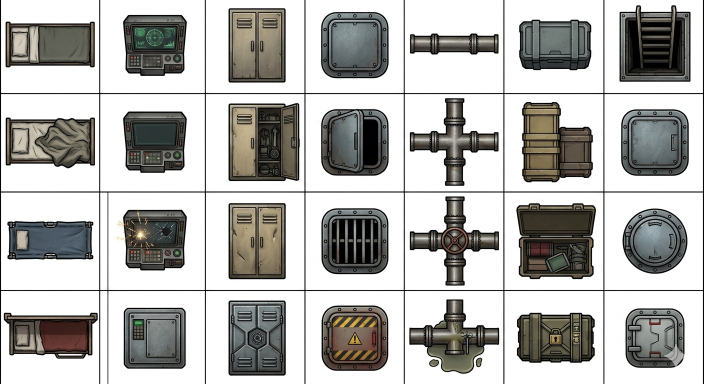
#> input picture Gemini_Generated_Image_2m932e2m932e2m93.png, 1408 x 768 px (shown at 1/2 size); its folder holds only this picture in this run
$ python clean_stamp_backgrounds.py .
#> lines starting #> are read from the running program, lines starting #| are printed output that depends on the picture; after the words box and inside, x2 and y2 are one past the last pixel; in counts of white or black regions, pixels touching at a corner belong together
#!/usr/bin/env -S uv run --script
# /// script
# requires-python = ">=3.11"
# dependencies = ["pillow", "numpy"]
# ///
"""Remove missed white-background pixels from extracted stamps.

`extract_stamps.py` uses connected-components on a not-gutter mask
to carve stamps out of their source grid. When the gutter color
detection misses pixels (typical with light-toned subjects on
near-white grids), small white regions inside the alpha-opaque area
remain — these are visible as white halos / blobs around object
edges or speckles on the stamp surface.

This script flood-fills from the image edges + existing transparent
regions inward, marking any white-ish pixel reachable that way as
background (alpha=0). White pixels SURROUNDED by non-white pixels
(legitimate white features on the object) stay opaque.

Tunables:
  --white-threshold  channel value (0-255) at which a pixel is
                     considered "near white". Default 235.
  --max-flood-area   guardrail: refuse to clear a flood region that
                     covers more than this fraction of the image
                     (prevents wiping out a legitimately white
                     subject). Default 0.35.
  --dry-run          report changes per file without writing.

Usage:
  uv run clean_stamp_backgrounds.py stamps
  uv run clean_stamp_backgrounds.py stamps --dry-run
"""
from __future__ import annotations

import argparse
import sys
from collections import deque
from pathlib import Path

import numpy as np
from PIL import Image


def _label_components(mask: np.ndarray) -> tuple[np.ndarray, int]:
    """8-connected component labeling on a boolean mask. Returns
    (labels, count) where labels is an int array (0 = background) and
    count is the number of components. Pure-numpy BFS — avoids the
    scipy dependency.
    """
    h, w = mask.shape
    labels = np.zeros((h, w), dtype=np.int32)
    next_label = 0
    ys, xs = np.where(mask)
    for y, x in zip(ys, xs):
        if labels[y, x] != 0:
            continue
        next_label += 1
        stack: list[tuple[int, int]] = [(y, x)]
        while stack:
            cy, cx = stack.pop()
            if labels[cy, cx] != 0 or not mask[cy, cx]:
                continue
            labels[cy, cx] = next_label
            for dy in (-1, 0, 1):
                for dx in (-1, 0, 1):
                    if dy == 0 and dx == 0:
                        continue
                    ny, nx = cy + dy, cx + dx
                    if (0 <= ny < h and 0 <= nx < w
                            and labels[ny, nx] == 0 and mask[ny, nx]):
                        stack.append((ny, nx))
    return labels, next_label


def find_background_mask(arr: np.ndarray, white_thresh: int,
                         pure_white_thresh: int,
                         min_interior_blob: int) -> np.ndarray:
    """Combine two passes:

    1. Edge-connected near-white flood (white_thresh). Catches halos
       around the stamp boundary, gutter pixels that bled through,
       and any opaque whitish region that connects via 8-neighbour
       chain to an image edge or to existing transparent pixels.

    2. Interior pure-white blob detection (pure_white_thresh,
       min_interior_blob). Catches isolated holes inside the stamp
       body — gutter color that was bounded by the subject and
       wasn't reachable from the edge. Default threshold is exact
       #FFF (255 on all channels) per the 2026-05-11 operator
       directive — anything less strict risks clearing legitimate
       cream / eggshell / off-white highlights. Minimum size is
       3×3 (9 px).

    Returns a boolean mask of pixels to clear (set alpha = 0).
    """
    h, w = arr.shape[:2]
    r, g, b, a = arr[..., 0], arr[..., 1], arr[..., 2], arr[..., 3]
    is_whiteish = (r >= white_thresh) & (g >= white_thresh) & (b >= white_thresh)
    is_pure_white = ((r >= pure_white_thresh)
                     & (g >= pure_white_thresh)
                     & (b >= pure_white_thresh))
    is_transparent = a < 16
    is_opaque = ~is_transparent

    # ── Pass 1: edge-connected near-white flood ────────────────────
    visited = np.zeros((h, w), dtype=bool)
    queue: deque[tuple[int, int]] = deque()
    ty, tx = np.where(is_transparent)
    for y, x in zip(ty, tx):
        visited[y, x] = True  # transparent pixels are seeds, not clear targets

    def add_seed(y: int, x: int) -> None:
        if 0 <= y < h and 0 <= x < w and not visited[y, x] and is_whiteish[y, x]:
            visited[y, x] = True
            queue.append((y, x))

    for x in range(w):
        add_seed(0, x)
        add_seed(h - 1, x)
    for y in range(h):
        add_seed(y, 0)
        add_seed(y, w - 1)
    for y, x in zip(ty, tx):
        for dy, dx in ((-1, 0), (1, 0), (0, -1), (0, 1)):
            add_seed(y + dy, x + dx)

    while queue:
        y, x = queue.popleft()
        for dy in (-1, 0, 1):
            for dx in (-1, 0, 1):
                if dy == 0 and dx == 0:
                    continue
                ny, nx = y + dy, x + dx
                if (0 <= ny < h and 0 <= nx < w and not visited[ny, nx]
                        and is_whiteish[ny, nx]):
                    visited[ny, nx] = True
                    queue.append((ny, nx))

    edge_mask = visited & is_whiteish & is_opaque

    # ── Pass 2: interior pure-white blobs ≥ min_interior_blob ──────
    # Label all pure-white opaque pixels NOT already in the edge mask
    # (those are handled by Pass 1). Components with area at or above
    # the threshold are flagged as background holes.
    interior_candidates = is_pure_white & is_opaque & ~edge_mask
    interior_mask = np.zeros((h, w), dtype=bool)
    if interior_candidates.any():
        labels, n = _label_components(interior_candidates)
        if n > 0:
            sizes = np.bincount(labels.ravel())  # index 0 = background
            big_labels = np.where(sizes >= min_interior_blob)[0]
            big_labels = big_labels[big_labels != 0]
            if big_labels.size:
                interior_mask = np.isin(labels, big_labels)

    return edge_mask | interior_mask


def process(path: Path, white_thresh: int, pure_white_thresh: int,
            min_interior_blob: int, max_frac: float,
            dry_run: bool) -> tuple[bool, int, str]:
    try:
        im = Image.open(path).convert("RGBA")
    except Exception as e:
        return (False, 0, f"open-fail: {type(e).__name__}")
    arr = np.array(im)
    h, w = arr.shape[:2]
    mask = find_background_mask(arr, white_thresh, pure_white_thresh,
                                min_interior_blob)
    cleared = int(mask.sum())
    if cleared == 0:
        return (False, 0, "clean")
    if cleared / (h * w) > max_frac:
        return (False, cleared, f"refused (flood {cleared/(h*w):.0%} > {max_frac:.0%})")
    if dry_run:
        return (True, cleared, "would-clear")
    arr[..., 3][mask] = 0
    Image.fromarray(arr, "RGBA").save(path, optimize=True)
    return (True, cleared, "cleared")


def main() -> int:
    ap = argparse.ArgumentParser(description=__doc__,
                                 formatter_class=argparse.RawDescriptionHelpFormatter)
    ap.add_argument("target", type=Path, help="folder of PNGs (or a single PNG)")
    ap.add_argument("--white-threshold", type=int, default=235,
                    help="edge-flood near-white threshold (Pass 1)")
    ap.add_argument("--pure-white-threshold", type=int, default=255,
                    help="interior pure-white blob threshold (Pass 2). "
                         "Default 255 = exact #FFF only, per operator "
                         "directive. Raise above 255 to disable Pass 2; "
                         "lower at your own risk (can clear legitimate "
                         "cream/eggshell highlights).")
    ap.add_argument("--min-interior-blob", type=int, default=9,
                    help="minimum interior pure-white blob size to clear "
                         "(default 9 = 3x3 px, per operator heuristic)")
    ap.add_argument("--max-flood-area", type=float, default=0.35)
    ap.add_argument("--dry-run", action="store_true")
    ap.add_argument("--min-cleared", type=int, default=5,
                    help="don't report files with fewer than this many cleared pixels")
    args = ap.parse_args()

    if args.target.is_file():
        targets = [args.target]
    else:
        targets = sorted(args.target.rglob("*.png"))

    changed = 0
    total_cleared = 0
    refused = 0
    for p in targets:
        ok, cleared, status = process(
            p, args.white_threshold, args.pure_white_threshold,
            args.min_interior_blob, args.max_flood_area, args.dry_run)
#> in process, im is the input picture: PIL image 1408x768 RGBA; mean R, G, B, A 180.5, 179.9, 177.3, 255
#> in find_background_mask, `r, g, b, a = arr[..., 0], arr[..., 1], arr[..., 2], arr[..., 3]`:
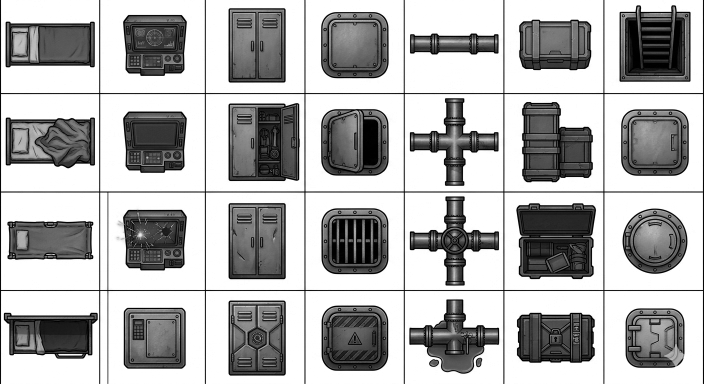
#> b: shape (768, 1408) (shown at 1/2 size); min 0, max 255, mean 177.3
#> in find_background_mask, `is_whiteish = (r >= white_thresh) & (g >= white_thresh) & (b >= white_..`:
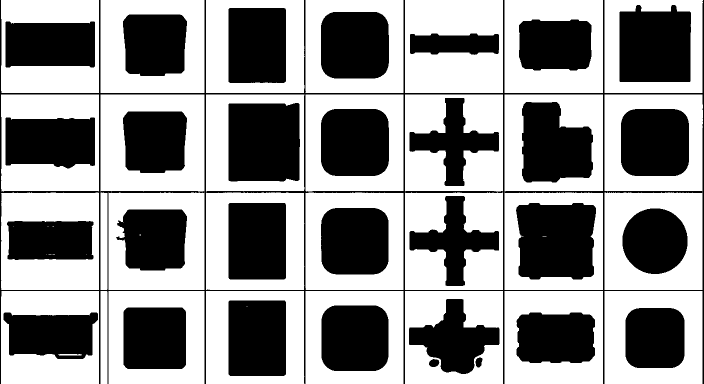
#> is_whiteish: shape (768, 1408) bool (shown at 1/2 size); 56.7% white; 31 black regions, largest, box (x1, y1, x2, y2) and area: (0, 0, 1408, 768) 30730, (457, 206, 600, 363) 21956, (1032, 406, 1192, 559) 21938
#> in find_background_mask, `is_pure_white = ((r >= pure_white_thresh) & (g >= pure_white_thresh) &..`:
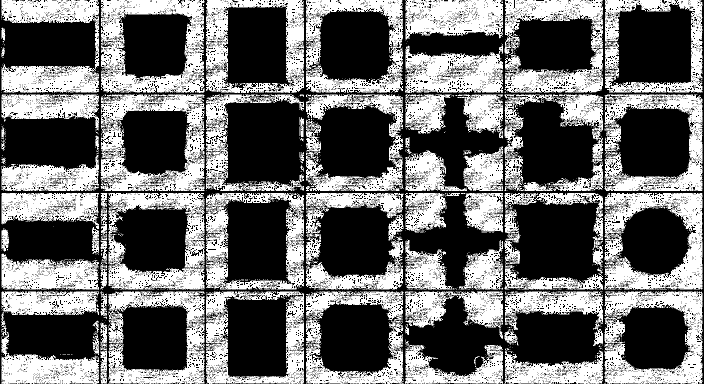
#> is_pure_white: shape (768, 1408) bool (shown at 1/2 size); 42.3% white; 1188 white regions (1101 under 20 px), largest, box (x1, y1, x2, y2) and area: (1209, 386, 1405, 579) 19288, (201, 189, 409, 382) 19228, (202, 0, 409, 186) 19105
#> in find_background_mask, `ty, tx = np.where(is_transparent)`: ty = empty array
#> after the loop in find_background_mask, `while queue:`:
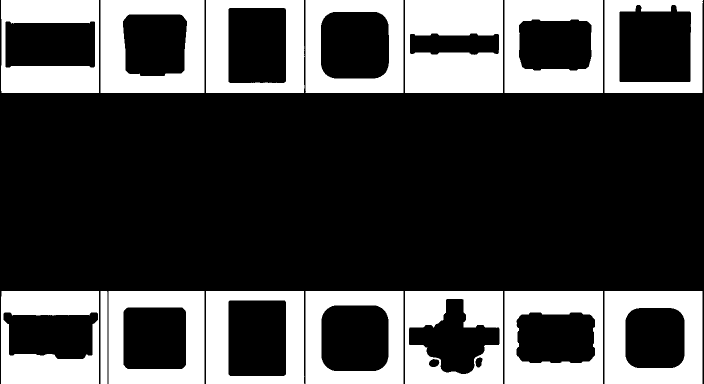
#> visited: shape (768, 1408) bool (shown at 1/2 size); 28.1% white; 15 white regions, largest, box (x1, y1, x2, y2) and area: (810, 0, 1006, 186) 30063, (201, 0, 409, 186) 24220, (1209, 582, 1405, 768) 23007
#> in find_background_mask, `interior_candidates = is_pure_white & is_opaque & ~edge_mask`:
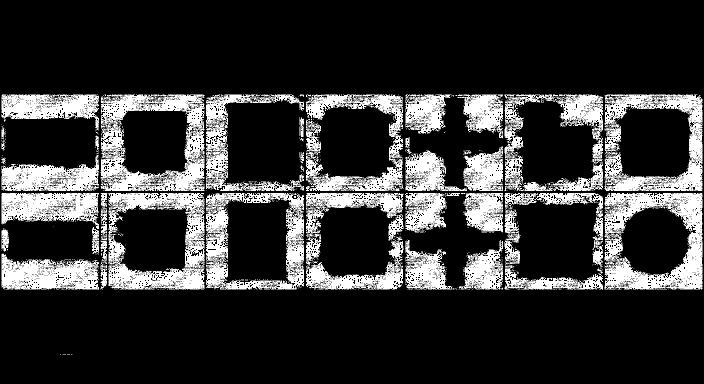
#> interior_candidates: shape (768, 1408) bool (shown at 1/2 size); 20.6% white; 747 white regions (693 under 20 px), largest, box (x1, y1, x2, y2) and area: (1209, 386, 1405, 579) 19288, (201, 189, 409, 382) 19228, (217, 386, 409, 579) 16872
#> the loop in _label_components, `for y, x in zip(ys, xs):` made 223004 passes
#> x on passes 2 to 4: 5, 6, 7
#> after the loop in _label_components, `for y, x in zip(ys, xs):`:
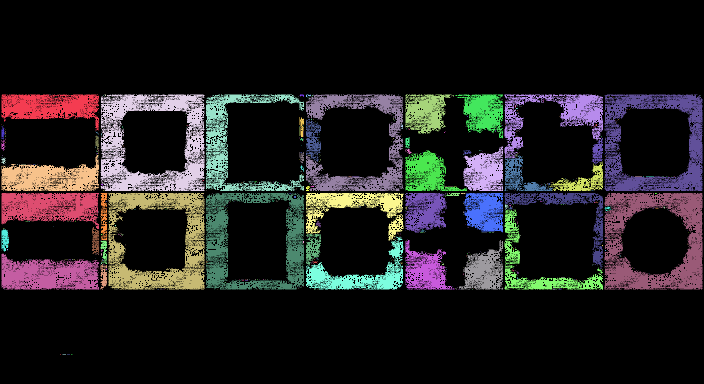
#> labels: shape (768, 1408) int32 (shown at 1/2 size); 748 distinct labels, from 0 to 747; one colour per label, 0 black
#> after the loop in _label_components, `for y, x in zip(ys, xs):`: next_label = 747
#> in find_background_mask, `sizes = np.bincount(labels.ravel())`: sizes = 748 values, max 858340 at index 0, min 1 at index 6, mean 1445.6
#> in find_background_mask, `big_labels = np.where(sizes >= min_interior_blob)[0]`: big_labels = 85 values from 0 to 708
#> in find_background_mask, `big_labels = big_labels[big_labels != 0]`: big_labels = 84 values from 1 to 708
#> in find_background_mask, `return edge_mask | interior_mask`:
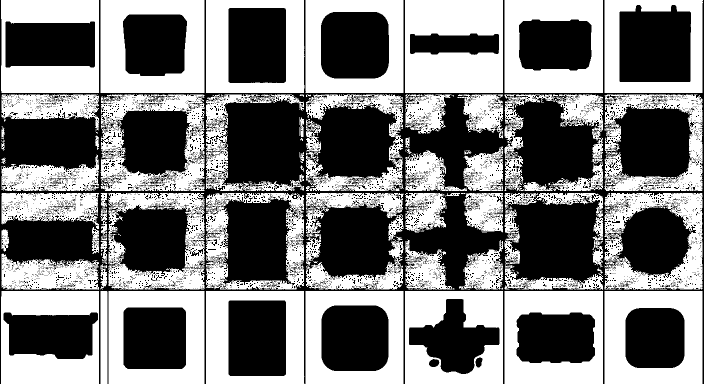
#> returned value: shape (768, 1408) bool (shown at 1/2 size); 48.6% white; 99 white regions (30 under 20 px), largest, box (x1, y1, x2, y2) and area: (810, 0, 1006, 186) 30063, (201, 0, 409, 186) 24220, (1209, 582, 1405, 768) 23007
#> in process, `cleared = int(mask.sum())`: cleared = 525986
#> ok = False; cleared = 525986; status = 'refused (flood 49% > 35%)'
        if status == "clean":
            continue
        if cleared >= args.min_cleared:
            print(f"  {p.name}: {cleared} px {status}")
#|   Gemini_Generated_Image_2m932e2m932e2m93.png: 525986 px refused (flood 49% > 35%)
        if ok:
            changed += 1
            total_cleared += cleared
        if "refused" in status:
            refused += 1

    mode = "would-clear" if args.dry_run else "cleared"
    print(f"\n[done] {changed}/{len(targets)} files {mode}, "
          f"{total_cleared} total px, {refused} refused (would exceed max-flood-area)")
    return 0


if __name__ == "__main__":
    sys.exit(main())
#> (the program exits here)

$ run again, on Gemini_Generated_Image_6ackq86ackq86ack.png
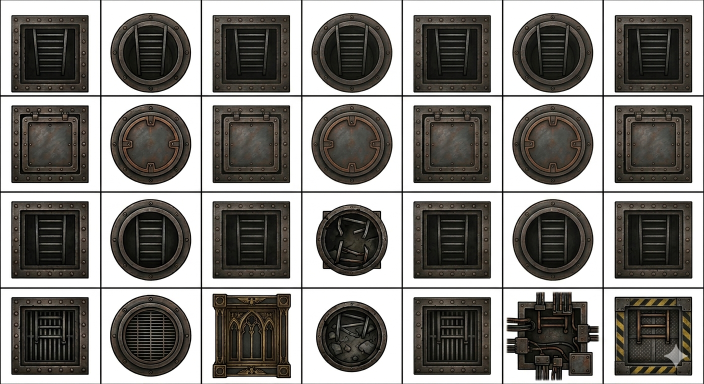
#> input picture Gemini_Generated_Image_6ackq86ackq86ack.png, 1408 x 768 px (shown at 1/2 size)
#> in process, im is the input picture: PIL image 1408x768 RGBA; mean R, G, B, A 131, 128.7, 124.7, 255
#> a: shape (768, 1408); every value is 255
#> is_whiteish: shape (768, 1408) bool; 37.8% white; 29 white regions (1 under 20 px), largest, box (x1, y1, x2, y2) and area: (605, 578, 803, 767) 21377, (605, 386, 803, 574) 20355, (203, 1, 401, 190) 16987
#> is_pure_white: shape (768, 1408) bool; 21.9% white; 3080 white regions (2924 under 20 px), largest, box (x1, y1, x2, y2) and area: (606, 581, 803, 766) 14607, (605, 389, 803, 574) 12965, (204, 2, 399, 188) 10593
#> is_transparent: shape (768, 1408) bool; every value is 0
#> is_opaque: shape (768, 1408) bool; every value is 1
#> ty = empty array
#> the loop in _label_components, `for y, x in zip(ys, xs):` made 236972 passes
#> (y, x) on passes 1 to 3: (1, 361), (1, 801), (1, 802)
#> after the loop in _label_components, `for y, x in zip(ys, xs):`:
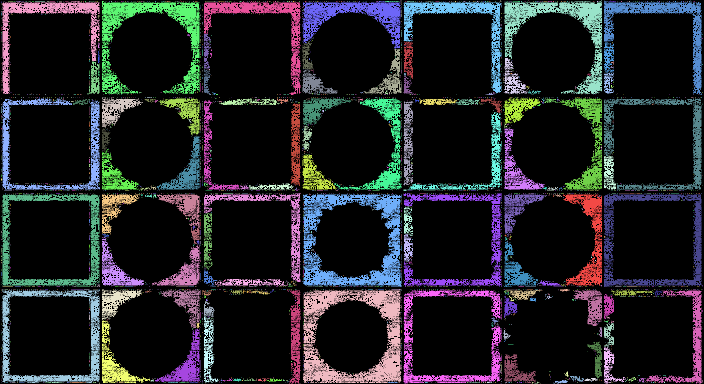
#> labels: shape (768, 1408) int32 (shown at 1/2 size); 3081 distinct labels, from 0 to 3080; one colour per label, 0 black
#> after the loop in _label_components, `for y, x in zip(ys, xs):`: next_label = 3080
#> sizes = 3081 values, max 844372 at index 0, min 1 at index 4, mean 351
#> in find_background_mask, `big_labels = np.where(sizes >= min_interior_blob)[0]`: big_labels = 303 values from 0 to 3056
#> in find_background_mask, `big_labels = big_labels[big_labels != 0]`: big_labels = 302 values from 5 to 3056
#> in find_background_mask, `interior_mask = np.isin(labels, big_labels)`:
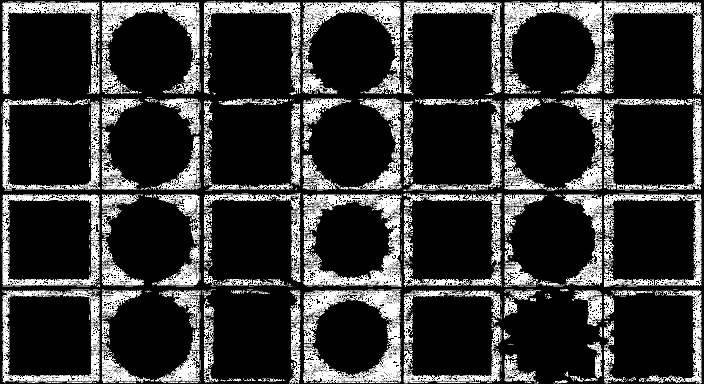
#> interior_mask: shape (768, 1408) bool (shown at 1/2 size); 21.3% white; 302 white regions (146 under 20 px), largest, box (x1, y1, x2, y2) and area: (606, 581, 803, 766) 14607, (605, 389, 803, 574) 12965, (204, 2, 399, 188) 10593
#> in process, `cleared = int(mask.sum())`: cleared = 230768
#> in main, `ok, cleared, status = process( p, args.white_threshold, args.pure_whit..`: ok = True; cleared = 230768; status = 'cleared'
#|   Gemini_Generated_Image_6ackq86ackq86ack.png: 230768 px cleared
#> total_cleared = 230768
#| [done] 1/1 files cleared, 230768 total px, 0 refused (would exceed max-flood-area)

$ run again, on Gemini_Generated_Image_b67y8zb67y8zb67y.png
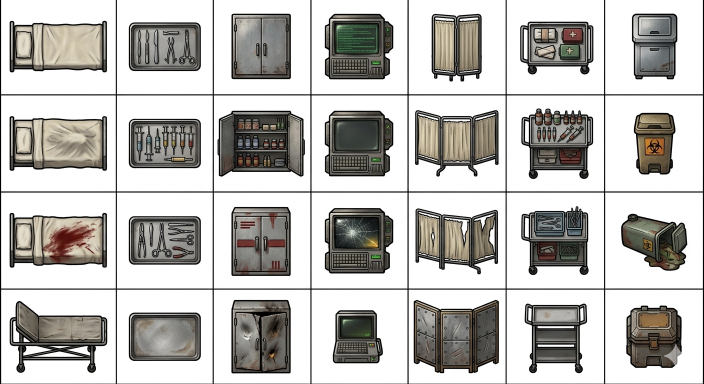
#> input picture Gemini_Generated_Image_b67y8zb67y8zb67y.png, 1408 x 768 px (shown at 1/2 size)
#> in process, im is the input picture: PIL image 1408x768 RGBA; mean R, G, B, A 189, 187.5, 184.3, 255
#> a: shape (768, 1408); every value is 255
#> is_whiteish: shape (768, 1408) bool; 57.6% white; 29 black regions, largest, box (x1, y1, x2, y2) and area: (0, 0, 1408, 768) 34157, (827, 599, 998, 747) 21194, (435, 221, 610, 354) 20822
#> is_pure_white: shape (768, 1408) bool; 43.5% white; 1158 white regions (1075 under 20 px), largest, box (x1, y1, x2, y2) and area: (1212, 192, 1405, 382) 22528, (624, 580, 814, 767) 21262, (1211, 0, 1405, 188) 21099
#> is_transparent: shape (768, 1408) bool; every value is 0
#> is_opaque: shape (768, 1408) bool; every value is 1
#> ty = empty array
#> after the loop in find_background_mask, `while queue:`:
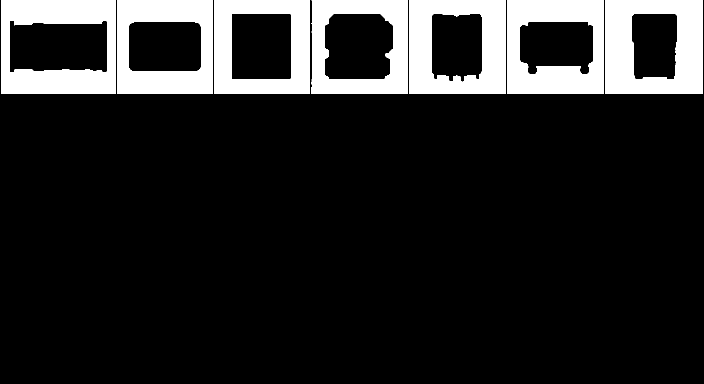
#> visited: shape (768, 1408) bool (shown at 1/2 size); 14.6% white; 7 white regions, largest, box (x1, y1, x2, y2) and area: (1211, 0, 1405, 188) 25270, (3, 0, 231, 188) 24593, (818, 0, 1011, 188) 23727
#> interior_candidates: shape (768, 1408) bool; 31.8% white; 971 white regions (897 under 20 px), largest, box (x1, y1, x2, y2) and area: (1212, 192, 1405, 382) 22528, (624, 580, 814, 767) 21262, (1211, 386, 1405, 577) 20507
#> the loop in _label_components, `for y, x in zip(ys, xs):` made 344125 passes
#> (y, x) on passes 1 to 3: (36, 871), (36, 874), (36, 875)
#> after the loop in _label_components, `for y, x in zip(ys, xs):`: next_label = 971
#> sizes = 972 values, max 737219 at index 0, min 1 at index 1, mean 1112.5
#> in find_background_mask, `big_labels = np.where(sizes >= min_interior_blob)[0]`: big_labels = 109 values from 0 to 937
#> in find_background_mask, `big_labels = big_labels[big_labels != 0]`: big_labels = 108 values from 2 to 937
#> in find_background_mask, `return edge_mask | interior_mask`:
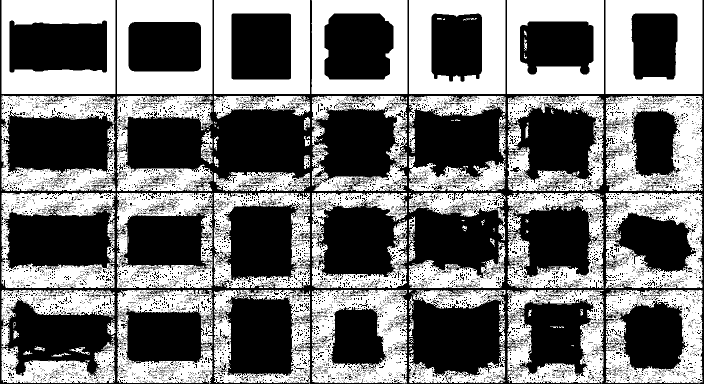
#> returned value: shape (768, 1408) bool (shown at 1/2 size); 46.3% white; 115 white regions (34 under 20 px), largest, box (x1, y1, x2, y2) and area: (1211, 0, 1405, 188) 25270, (3, 0, 231, 188) 24593, (818, 0, 1011, 188) 23727
#> in process, `cleared = int(mask.sum())`: cleared = 500447
#> in main, `ok, cleared, status = process( p, args.white_threshold, args.pure_whit..`: ok = False; cleared = 500447; status = 'refused (flood 46% > 35%)'
#|   Gemini_Generated_Image_b67y8zb67y8zb67y.png: 500447 px refused (flood 46% > 35%)
